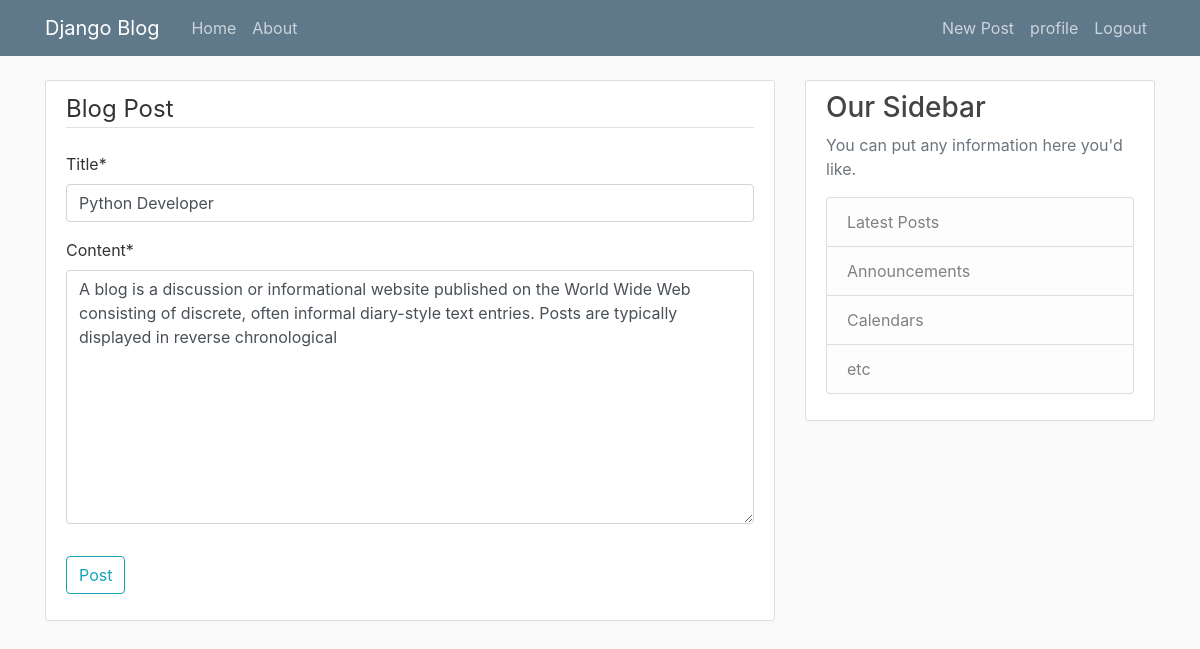
/post/9/update/ (signed in), run on the app's committed database.
### blog/models.py (models this page shows, shortened)
class Post(models.Model):
    title = models.CharField(max_length=100)
    content = models.TextField()
    date_posted = models.DateTimeField(default=timezone.now)
    author = models.ForeignKey(User,on_delete=models.CASCADE)

### blog/views.py (the view, shortened to what this page needs)
# urls.py: path('post/<int:pk>/update/',PostUpdateView.as_view(),name='post-update'),
class PostUpdateView(LoginRequiredMixin, UserPassesTestMixin ,UpdateView):
    model = Post
    template_name = 'post_form.html'
    fields = ['title','content']
    def test_func(self):
        post = self.get_object()
        if self.request.user == post.author:
            return True
        return False

### templates/post_form.html (shortened to what this page needs)
{% extends "base.html" %}
{% load crispy_forms_tags %}
{% block content %}
    <div class="content-section">
        <form method="POST">
            <fieldset class="form-group">
                <legend class="border-bottom mb-4">Blog Post</legend>
                {{ form|crispy }}
            </fieldset>
            <div class="form-group">
                <button class="btn btn-outline-info" type="submit">Post</button>
            </div>
        </form>
    </div>
{% endblock content %}

### blog/static/blog/main.css (style rules this page uses)
body { background: #fafafa; color: #333333; margin-top: 5rem; }
.content-section { background: #ffffff; padding: 10px 20px; border: 1px solid #dddddd; border-radius: 3px; margin-bottom: 20px; }

### data on the page
Post: title "Python Developer", content "A blog is a discussion or informational website published on the World Wide Web consisting of discrete, often informal diary-style text entries. Posts are typically displayed in reverse chronological"
